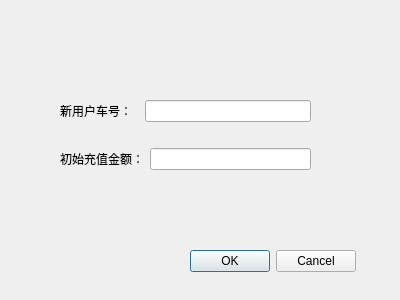
<?xml version="1.0" encoding="UTF-8"?>
<ui version="4.0">
 <class>SignUp</class>
 <widget class="QDialog" name="SignUp">
  <property name="geometry">
   <rect>
    <x>0</x>
    <y>0</y>
    <width>400</width>
    <height>300</height>
   </rect>
  </property>
  <property name="windowTitle">
   <string>新用户注册</string>
  </property>
  <widget class="QDialogButtonBox" name="buttonBox">
   <property name="geometry">
    <rect>
     <x>175</x>
     <y>250</y>
     <width>181</width>
     <height>23</height>
    </rect>
   </property>
   <property name="standardButtons">
    <set>QDialogButtonBox::Cancel|QDialogButtonBox::Ok</set>
   </property>
  </widget>
  <widget class="QWidget" name="layoutWidget">
   <property name="geometry">
    <rect>
     <x>60</x>
     <y>80</y>
     <width>251</width>
     <height>111</height>
    </rect>
   </property>
   <layout class="QVBoxLayout" name="verticalLayout">
    <item>
     <layout class="QHBoxLayout" name="horizontalLayout">
      <item>
       <widget class="QLabel" name="label">
        <property name="text">
         <string>新用户车号：  </string>
        </property>
       </widget>
      </item>
      <item>
       <widget class="QLineEdit" name="lineEdit_carNum"/>
      </item>
     </layout>
    </item>
    <item>
     <layout class="QHBoxLayout" name="horizontalLayout_2">
      <item>
       <widget class="QLabel" name="label_2">
        <property name="text">
         <string>初始充值金额：</string>
        </property>
       </widget>
      </item>
      <item>
       <widget class="QLineEdit" name="lineEdit_money"/>
      </item>
     </layout>
    </item>
   </layout>
  </widget>
 </widget>
 <resources/>
 <connections/>
</ui>
